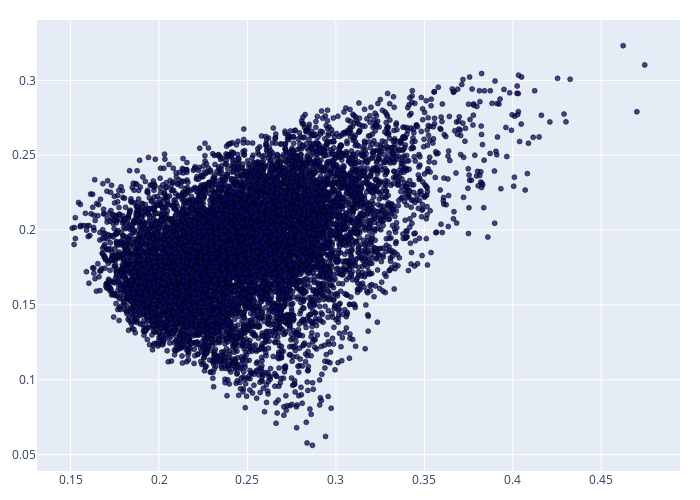

Notebook code cell kept with this figure:
### Code cell
m = 20
data = go.Scatter(x=portfolios_df.volatility, y=portfolios_df.returns, mode='markers', 
                  marker=dict(color='rgba(10, 10, 100, 0.75)', size=5, line=dict(width=0.5, color='black')))
fig = go.Figure(data, layout=go.Layout(width=700, height=500, margin=go.layout.Margin(t=m, b=m, r=m, l=m)))
fig

### Figure 1 — Plotly figure (JSON) as saved in the notebook; plotly's stock layout.template omitted (floating-point values rounded to 4 significant figures; data arrays with more than 128 entries replaced by an {"elided": "..."} marker saying what was removed)
{"data": [{"marker": {"color": "rgba(10, 10, 100, 0.75)", "line": {"color": "black", "width": 0.5}, "size": 5}, "mode": "markers", "type": "scatter", "x": {"elided": "10000 float values"}, "y": {"elided": "10000 float values"}}], "layout": {"height": 500, "margin": {"b": 20, "l": 20, "r": 20, "t": 20}, "width": 700, "xaxis": {"autorange": true, "range": [0.131, 0.4946], "type": "linear"}, "yaxis": {"autorange": true, "range": [0.03903, 0.3404], "type": "linear"}}}
